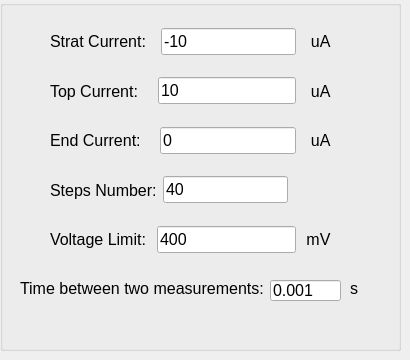
          <widget class="QWidget" name="tab_2">
           <attribute name="title">
            <string>Current Sweep</string>
           </attribute>
           <widget class="QGroupBox" name="groupBox_sweep_current">
            <property name="geometry">
             <rect>
              <x>0</x>
              <y>0</y>
              <width>401</width>
              <height>351</height>
             </rect>
            </property>
            <property name="title">
             <string/>
            </property>
            <widget class="QLabel" name="label_23">
             <property name="geometry">
              <rect>
               <x>20</x>
               <y>280</y>
               <width>261</width>
               <height>16</height>
              </rect>
             </property>
             <property name="font">
              <font>
               <pointsize>12</pointsize>
              </font>
             </property>
             <property name="text">
              <string>Time between two measurements:</string>
             </property>
            </widget>
            <widget class="QLineEdit" name="lineEdit_current_time_measurements">
             <property name="geometry">
              <rect>
               <x>270</x>
               <y>280</y>
               <width>71</width>
               <height>21</height>
              </rect>
             </property>
             <property name="font">
              <font>
               <pointsize>12</pointsize>
              </font>
             </property>
             <property name="text">
              <string>0.001</string>
             </property>
            </widget>
            <widget class="QLabel" name="label_24">
             <property name="geometry">
              <rect>
               <x>350</x>
               <y>280</y>
               <width>41</width>
               <height>16</height>
              </rect>
             </property>
             <property name="font">
              <font>
               <pointsize>12</pointsize>
              </font>
             </property>
             <property name="text">
              <string>s</string>
             </property>
            </widget>
            <widget class="QWidget" name="layoutWidget_6">
             <property name="geometry">
              <rect>
               <x>50</x>
               <y>20</y>
               <width>281</width>
               <height>241</height>
              </rect>
             </property>
             <layout class="QVBoxLayout" name="verticalLayout_5">
              <item>
               <layout class="QHBoxLayout" name="horizontalLayout_4">
                <item>
                 <widget class="QLabel" name="label_2">
                  <property name="font">
                   <font>
                    <pointsize>12</pointsize>
                   </font>
                  </property>
                  <property name="text">
                   <string>Strat Current:  </string>
                  </property>
                 </widget>
                </item>
                <item>
                 <widget class="QLineEdit" name="lineEdit_start_current">
                  <property name="font">
                   <font>
                    <pointsize>12</pointsize>
                   </font>
                  </property>
                  <property name="text">
                   <string>-10</string>
                  </property>
                 </widget>
                </item>
                <item>
                 <widget class="QLabel" name="label_4">
                  <property name="font">
                   <font>
                    <pointsize>12</pointsize>
                   </font>
                  </property>
                  <property name="text">
                   <string>  uA</string>
                  </property>
                 </widget>
                </item>
               </layout>
              </item>
              <item>
               <layout class="QHBoxLayout" name="horizontalLayout_5">
                <item>
                 <widget class="QLabel" name="label_6">
                  <property name="font">
                   <font>
                    <pointsize>12</pointsize>
                   </font>
                  </property>
                  <property name="text">
                   <string>Top Current:   </string>
                  </property>
                 </widget>
                </item>
                <item>
                 <widget class="QLineEdit" name="lineEdit_top_current">
                  <property name="font">
                   <font>
                    <pointsize>12</pointsize>
                   </font>
                  </property>
                  <property name="text">
                   <string>10</string>
                  </property>
                 </widget>
                </item>
                <item>
                 <widget class="QLabel" name="label_5">
                  <property name="font">
                   <font>
                    <pointsize>12</pointsize>
                   </font>
                  </property>
                  <property name="text">
                   <string>  uA</string>
                  </property>
                 </widget>
                </item>
               </layout>
              </item>
              <item>
               <layout class="QHBoxLayout" name="horizontalLayout_17">
                <item>
                 <widget class="QLabel" name="label_35">
                  <property name="font">
                   <font>
                    <pointsize>12</pointsize>
                   </font>
                  </property>
                  <property name="text">
                   <string>End Current:   </string>
                  </property>
                 </widget>
                </item>
                <item>
                 <widget class="QLineEdit" name="lineEdit_end_current">
                  <property name="font">
                   <font>
                    <pointsize>12</pointsize>
                   </font>
                  </property>
                  <property name="text">
                   <string>0</string>
                  </property>
                 </widget>
                </item>
                <item>
                 <widget class="QLabel" name="label_36">
                  <property name="font">
                   <font>
                    <pointsize>12</pointsize>
                   </font>
                  </property>
                  <property name="text">
                   <string>  uA</string>
                  </property>
                 </widget>
                </item>
               </layout>
              </item>
              <item>
               <layout class="QHBoxLayout" name="horizontalLayout_6">
                <item>
                 <widget class="QLabel" name="label_7">
                  <property name="font">
                   <font>
                    <pointsize>12</pointsize>
                   </font>
                  </property>
                  <property name="text">
                   <string>Steps Number:</string>
                  </property>
                 </widget>
                </item>
                <item>
                 <widget class="QLineEdit" name="lineEdit_time_steps_c">
                  <property name="font">
                   <font>
                    <pointsize>12</pointsize>
                   </font>
                  </property>
                  <property name="text">
                   <string>40</string>
                  </property>
                 </widget>
                </item>
                <item>
                 <widget class="QLabel" name="label_16">
                  <property name="text">
                   <string/>
                  </property>
                 </widget>
                </item>
                <item>
                 <widget class="QLabel" name="label_38">
                  <property name="font">
                   <font>
                    <pointsize>12</pointsize>
                   </font>
                  </property>
                  <property name="text">
                   <string/>
                  </property>
                 </widget>
                </item>
                <item>
                 <widget class="QLabel" name="label_8">
                  <property name="font">
                   <font>
                    <pointsize>12</pointsize>
                   </font>
                  </property>
                  <property name="text">
                   <string/>
                  </property>
                 </widget>
                </item>
               </layout>
              </item>
              <item>
               <layout class="QHBoxLayout" name="horizontalLayout_7">
                <item>
                 <widget class="QLabel" name="label_9">
                  <property name="font">
                   <font>
                    <pointsize>12</pointsize>
                   </font>
                  </property>
                  <property name="text">
                   <string>Voltage Limit: </string>
                  </property>
                 </widget>
                </item>
                <item>
                 <widget class="QLineEdit" name="lineEdit_voltage_limit">
                  <property name="font">
                   <font>
                    <pointsize>12</pointsize>
                   </font>
                  </property>
                  <property name="text">
                   <string>400</string>
                  </property>
                 </widget>
                </item>
                <item>
                 <widget class="QLabel" name="label_10">
                  <property name="font">
                   <font>
                    <pointsize>12</pointsize>
                   </font>
                  </property>
                  <property name="text">
                   <string> mV</string>
                  </property>
                 </widget>
                </item>
               </layout>
              </item>
             </layout>
            </widget>
           </widget>
          </widget>
